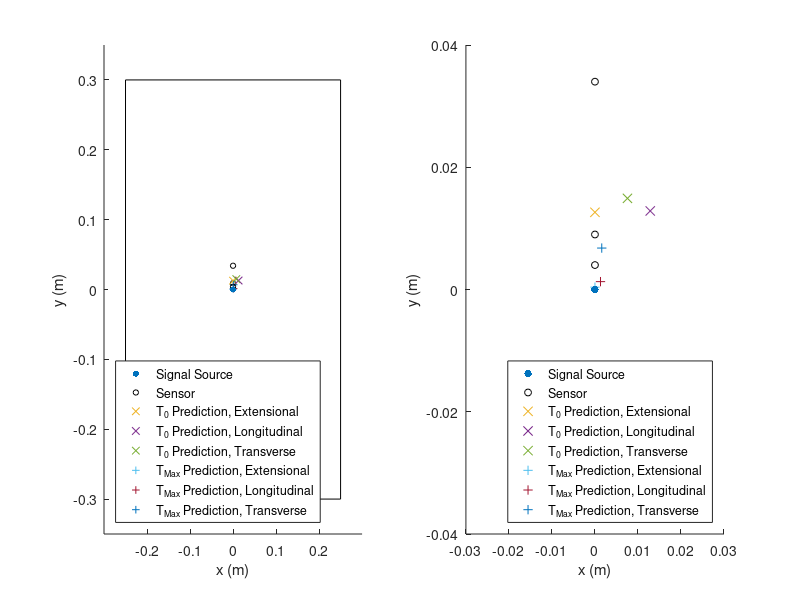

This figure's MATLAB source: (Note: this script raises an error after producing the figure.)
%Source Localisation Visualisation Script

source_location = [0.0, 0.0];

sensor1 = [0, 0.0090];
sensor2 = [ 0, 0.0040];
sensor3 = [0, 0.0340];
%lines for plotting


S0_input_start_times = [1.19E-09, 1.26E-09, 0.007555437;...
    0.012633409, 0.012850012, 0.014912133; 0.012633409, 0.012850012, 0.016716947];

A0_input_start_times = [1.14E-09, 1.22E-09, 0.007582028;...
    0.012493779, 0.012718204, 0.014750885; 0.012633409, 0.012850012, 0.016716947];

Comb_input_start_times = [1.19E-09, 1.26E-09, 0.007555437;...
    0.012633409, 0.012850012, 0.014912133; 0.012633409, 0.012850012, 0.016716947];


S0_input_max_times = [-2.82E-09, -2.52E-09, 0.00158193;...
    0.00038423, 0.00128702, 0.006780666; 0.00038423, 0.00128702, 0.006962753];

A0_input_max_times = [-1.25E-08, -1.16E-08, -6.18E-09;...
    -0.029126592, -0.026570633, -0.009908299; 0.029126592, 0.026570633, 0.009908299];

Comb_input_max_times = [-2.82E-09, -2.52E-09, 0.00158193;...
    3.84E-04, 0.00128702, 0.006780666; 3.84E-04, 0.00128702, 0.006962753];


sensor1 = [0, 0.0090];
sensor2 = [ 0, 0.0040];
sensor3 = [0, 0.0340];

figure
subplot(1,2,1)
scatter(source_location(1), source_location(2), 20, 'kd','filled')
hold all
scatter(sensor1(1), sensor1(2),15, 'k')
hold on


scatter(Comb_input_start_times(1,1), Comb_input_start_times(2,1),30, 'xr')
scatter(Comb_input_start_times(2,2), Comb_input_start_times(2,2),30, 'xg')
scatter(Comb_input_start_times(1,3), Comb_input_start_times(2,3),30, 'xb')

scatter(Comb_input_max_times(1,1), Comb_input_max_times(2,1),30, '+r')
scatter(Comb_input_max_times(2,2), Comb_input_max_times(2,2),30, '+g')
scatter(Comb_input_max_times(1,3), Comb_input_max_times(2,3),30, '+b')

legend("Signal Source", "Sensor", "T_0 Prediction, Extensional",...
    "T_0 Prediction, Longitudinal", "T_0 Prediction, Transverse", "T_{Max} Prediction, Extensional",...
    "T_{Max} Prediction, Longitudinal", "T_{Max} Prediction, Transverse",'AutoUpdate','off', 'location', 'southwest');

scatter(sensor2(1), sensor2(2),15, 'k')
scatter(sensor3(1), sensor3(2),15, 'k')
rectangle('Position',[-0.25 -0.3 0.5 0.6])
axis([-0.3 0.3 -0.35 0.35])
xlabel("x (m)")
ylabel("y (m)")

subplot(1,2,2)
scatter(source_location(1), source_location(2), 30, 'kd','filled')
hold all
scatter(sensor1(1), sensor1(2),25, 'k')
hold on


scatter(Comb_input_start_times(1,1), Comb_input_start_times(2,1),45, 'xr')
scatter(Comb_input_start_times(2,2), Comb_input_start_times(2,2),45, 'xg')
scatter(Comb_input_start_times(1,3), Comb_input_start_times(2,3),45, 'xb')

scatter(Comb_input_max_times(1,1), Comb_input_max_times(2,1),45, '+r')
scatter(Comb_input_max_times(2,2), Comb_input_max_times(2,2),45, '+g')
scatter(Comb_input_max_times(1,3), Comb_input_max_times(2,3),45, '+b')

legend("Signal Source", "Sensor", "T_0 Prediction, Extensional",...
    "T_0 Prediction, Longitudinal", "T_0 Prediction, Transverse", "T_{Max} Prediction, Extensional",...
    "T_{Max} Prediction, Longitudinal", "T_{Max} Prediction, Transverse",'AutoUpdate','off', 'location', 'southeast');

scatter(sensor2(1), sensor2(2),25, 'k')
scatter(sensor3(1), sensor3(2),25, 'k')
rectangle('Position',[-0.25 -0.3 0.5 0.6])
axis([-0.03 0.03 -0.040 0.040])
xlabel("x (m)")
ylabel("y (m)")




errorS0StartTimes = S0_input_start_times(3,:);
errorS0MaxAmp = S0_input_max_times(3,:);
errorsS0 = [errorS0MaxAmp; errorS0StartTimes];

errorA0StartTimes = A0_input_start_times(3,:);
errorA0MaxAmp = A0_input_max_times(3,:);
errorsA0 = [errorA0MaxAmp; errorA0StartTimes];


errorCombStartTimes = Comb_input_start_times(3,:);
errorCombMaxAmp = Comb_input_max_times(3,:);
errorsComb = [errorCombMaxAmp; errorCombStartTimes];


figure

X = categorical({'C_E','C_L','C_T'});
X = reordercats(X,{'C_E','C_L','C_T'});

bar(X, errorsS0*1000)
ylabel("Error (mm)")
legend('T_{Max}','T_0', 'Location', 'northwest' )

figure

X = categorical({'C_E','C_L','C_T'});
X = reordercats(X,{'C_E','C_L','C_T'});

bar(X, errorsA0*1000)
ylabel("Error (mm)")
legend('T_{Max}','T_0', 'Location', 'northwest' )

figure

X = categorical({'C_E','C_L','C_T'});
X = reordercats(X,{'C_E','C_L','C_T'});

bar(X, errorsComb*1000)
ylabel("Error (mm)")
legend('T_{Max}','T_0', 'Location', 'northwest' )



